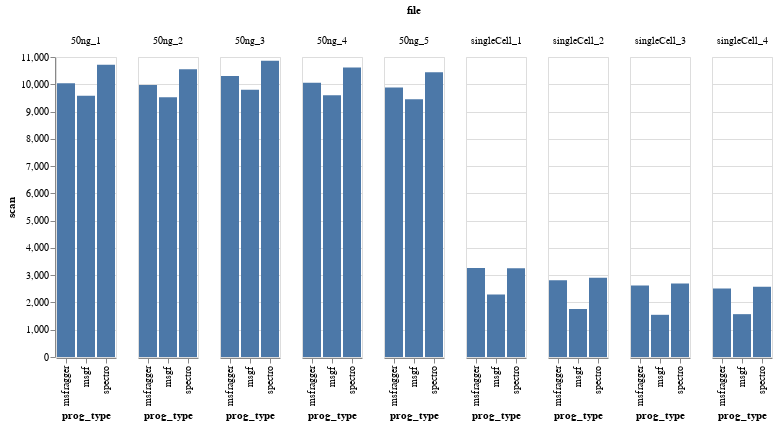

Notebook source saved alongside this figure:
### Code cell
#completely filtered
alt.Chart(source).mark_bar().encode(
    x='prog_type',
    y='scan',
    column="file"
)

### Figure 1 — Vega-Lite specification as saved in the notebook (floating-point values rounded to 4 significant figures)
{"config": {"view": {"continuousWidth": 400, "continuousHeight": 300}}, "data": {"name": "data-a0dc9f337ea0cebc57e0abff9201fd94"}, "mark": "bar", "encoding": {"column": {"type": "nominal", "field": "file"}, "x": {"type": "nominal", "field": "prog_type"}, "y": {"type": "quantitative", "field": "scan"}}, "$schema": "https://vega.github.io/schema/vega-lite/v4.8.1.json", "datasets": {"data-a0dc9f337ea0cebc57e0abff9201fd94": [{"file": "singleCell_1", "prog_type": "spectro", "pep": 2727, "scan": 3252}, {"file": "singleCell_1", "prog_type": "msgf", "pep": 2068, "scan": 2290}, {"file": "singleCell_1", "prog_type": "msfragger", "pep": 2828, "scan": 3260}, {"file": "singleCell_2", "prog_type": "spectro", "pep": 2515, "scan": 2909}, {"file": "singleCell_2", "prog_type": "msgf", "pep": 1641, "scan": 1759}, {"file": "singleCell_2", "prog_type": "msfragger", "pep": 2505, "scan": 2812}, {"file": "singleCell_3", "prog_type": "spectro", "pep": 2354, "scan": 2696}, {"file": "singleCell_3", "prog_type": "msgf", "pep": 1446, "scan": 1547}, {"file": "singleCell_3", "prog_type": "msfragger", "pep": 2363, "scan": 2622}, {"file": "singleCell_4", "prog_type": "spectro", "pep": 2254, "scan": 2578}, {"file": "singleCell_4", "prog_type": "msgf", "pep": 1472, "scan": 1571}, {"file": "singleCell_4", "prog_type": "msfragger", "pep": 2231, "scan": 2514}, {"file": "50ng_1", "prog_type": "spectro", "pep": 8541, "scan": 10713}, {"file": "50ng_1", "prog_type": "msgf", "pep": 8755, "scan": 9577}, {"file": "50ng_1", "prog_type": "msfragger", "pep": 8747, "scan": 10033}, {"file": "50ng_2", "prog_type": "spectro", "pep": 8374, "scan": 10554}, {"file": "50ng_2", "prog_type": "msgf", "pep": 8653, "scan": 9521}, {"file": "50ng_2", "prog_type": "msfragger", "pep": 8555, "scan": 9975}, {"file": "50ng_3", "prog_type": "spectro", "pep": 8941, "scan": 10861}, {"file": "50ng_3", "prog_type": "msgf", "pep": 8911, "scan": 9800}, {"file": "50ng_3", "prog_type": "msfragger", "pep": 9214, "scan": 10307}, {"file": "50ng_4", "prog_type": "spectro", "pep": 8642, "scan": 10619}, {"file": "50ng_4", "prog_type": "msgf", "pep": 8752, "scan": 9595}, {"file": "50ng_4", "prog_type": "msfragger", "pep": 8958, "scan": 10053}, {"file": "50ng_5", "prog_type": "spectro", "pep": 8463, "scan": 10438}, {"file": "50ng_5", "prog_type": "msgf", "pep": 8591, "scan": 9455}, {"file": "50ng_5", "prog_type": "msfragger", "pep": 8670, "scan": 9886}]}}
